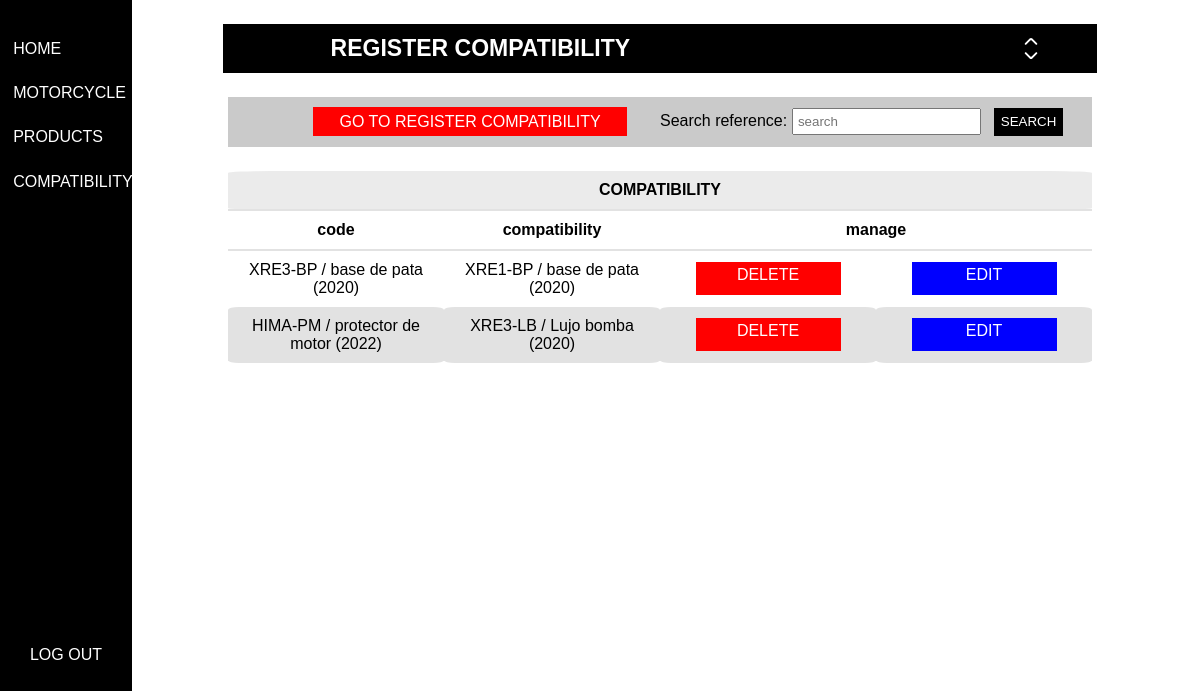
Page /compatibility/ (signed in) on the committed database.
### app_tables/models.py (models this page shows, shortened)
class compatibility_acc(models.Model):
    code_product = models.OneToOneField(product, on_delete=models.CASCADE, unique=True, related_name="coded")
    code_ref = models.ForeignKey(product, on_delete=models.CASCADE, blank=True)

class product(models.Model):
    code = models.CharField(max_length=9, unique=True)
    images = models.ImageField(upload_to="acc/", unique=True)
    accessory = models.CharField(max_length=30)
    compatibility = models.ForeignKey(motorcycle, on_delete=models.CASCADE)
    def __str__(self):
        text2 = f"{self.code} / {self.accessory} ({self.compatibility.year})"
        return text2
    def view_image(self):
        return format_html(f"<img src='{self.images.url}' width='60px' height='30px' alt='image'>")
    view_image.short_description = "Image"

class motorcycle(models.Model):
    manufacturer = models.CharField(max_length=15, blank=False)
    motorcycle = models.CharField(max_length=15)
    year = models.CharField(max_length=9)

### app_tables/views.py (the view, shortened to what this page needs)
# urls.py: path('compatibility/', compatibility_html, name="compatibility"),
def compatibility_html(request):
    search = request.POST.get("search_product")
    compatibility_all = compatibility_acc.objects.all()
    product_all = product.objects.all()
    return_product_compatibility = {
        "compatibility_a" : compatibility_all,
        "product_a": product_all
    }
    return render(request, "compatibility.html", return_product_compatibility)

### app_tables/templates/compatibility.html (shortened to what this page needs)
{% extends "outside/outside.html" %}
{% load static %}
{% block main %}
{% if user.is_superuser %}
{% if compatibility_edit %}
<div id="all_div_register">
    <div id="form_style_2">
        <div id="reg_title">
            <h1>edit compatibility</h1>
            <span id="icon_title"></span>
        </div>
        <form id="form_product" action="{% url 'form_editing_compatibility' %}" method="POST">
            {% csrf_token %}
                <div>
                <label for="select_compatibility1">compatibility:</label>
                <select name="select_compatibility1">
                    <option value="{{compatibility_edit.code_product}}">{{compatibility_edit.code_product}}</option>
                    {% for row in product_a %}
                    <option value="{{row}}">{{row}}</option>
                    {% endfor %}
                </select>
                </div>
                <div>
                <label for="select_compatibility2">compatibility:</label>
                <select name="select_compatibility2">
                    <option value="{{compatibility_edit.code_ref}}">{{compatibility_edit.code_ref}}</option>
                    {% for row in product_a %}
                    <option value="{{row}}">{{row}}</option>
                    {% endfor %}
                </select>
                </div>
                <div>
                    <button id="button_edit" type="submit">edit</button>
                </div>
        </form>
    </div>
</div>
{% else %}
<div id="all_div_register">
    <div id="form_style_2">
        <div id="reg_title">
            <h1>register compatibility</h1>
            <span id="icon_title"></span>
        </div>
    </div>
</div>
{% endif %}
{% endif %}
<div id="form_style">
    <form method="POST">
        {% if user.is_superuser %}
        <div id="reset_form">
            <a href="/compatibility">go to register compatibility</a>
        </div>
        {% endif %}
        <div id="search_div">
            <label for="search_product">Search reference: </label>
            <input type="search" name="search_product" id="search_style" placeholder="search">
            <button id="submit_search_style" type="submit">search</button>
        </div>
    </form>
</div>
{% if user.is_superuser %}
<div id="div_table">
    <table id="table_product">
        <thead>
            <tr>
                <th colspan="4" id="th_one">compatibility</th>
            </tr>
            <tr id="tr_head_second">
                <th>code</th>
                <th>compatibility</th>
                <th colspan="2">manage</th>
            </tr>
        </thead>
            {% for row in compatibility_a %}
                <tr>
                    <td>{{row.code_product}}</td>
                    <td>{{row.code_ref}}</td>
                    <td><a id="delete" href="/delete_c/{{row.id}}">delete</a></td>
                    <td><a id="edit" href="/edit_c/{{row.id}}">edit</a></td>
                </tr>
            {% endfor %}
    </table>
</div>
{% endif %}
{% endblock %}

### app_tables/static/sty2.css (style rules this page uses)
body { font-family:'Lucida Sans', 'Lucida Sans Regular', 'Lucida Grande', 'Lucida Sans Unicode', Geneva, Verdana, sans-serif; margin: 0; }
table { margin: auto; table-layout: fixed; text-align: center; border-collapse: collapse; width: 80%; }
#div_table { padding-left: 10%; }
th, td { padding: 10px; border-radius: 5%; }
tr:nth-child(even) { background-color: #E2E2E2; }
#tr_head_second { background-color: #ffffff; border-bottom: 2px solid #E2E2E2; }
#th_one { background-color: #EBEBEB; text-transform: uppercase; border-bottom: 2px solid #E2E2E2; }
td #delete { display: block; color: white; text-transform: uppercase; text-decoration: none; height: 25px; width: 70%; background-color: red; padding: 2%; margin: auto; border: 0; }
td #edit { display: block; color: white; text-transform: uppercase; text-decoration: none; height: 25px; width: 70%; background-color: blue; padding: 2%; margin: auto; border: 0; }
#form_style { padding-left: 10%; height:fit-content; margin-top: 2%; margin-bottom: 2%; }
#form_style #search_div { margin-right: 0; grid-column: 2; }
#form_style form { display: grid; grid-template-columns: repeat(2, 1fr); padding-top: 1%; padding-bottom: 1%; background-color: #CACACA; width: 80%; margin-left: 10%; align-items: center; }
#submit_search_style, #search_style { padding: 1%; }
#submit_search_style { background-color: black; border: 0; margin-left: 2%; color: white; text-transform: uppercase; padding: 1.5%; }
#reset_form { margin: auto; }
#reset_form a { display: block; text-transform: uppercase; text-decoration: none; color: white; background-color: red; width: 120%; padding-top: 2%; padding-bottom: 2%; text-align: center; border: 0; }
#form_style_2 { margin: auto; }
#reg_title { display: grid; grid-template-columns: repeat(2, 1fr); margin: auto; background-color: black; width: 70%; padding: 1%; padding-left: 10%; }
#reg_title h1 { margin: 0; text-transform: uppercase; font-size: 23px; color: white; }
#icon_title { margin: auto; background: url("re_source/pointer.svg"); width: 40px; height: 23px; margin-left: 80%; }
#all_div_register { padding-left: 10%; }

### rows in the picture
compatibility_acc: code_product "XRE3-BP / base de pata (2020)", code_ref "XRE1-BP / base de pata (2020)"
compatibility_acc: code_product "HIMA-PM / protector de motor (2022)", code_ref "XRE3-LB / Lujo bomba (2020)"
